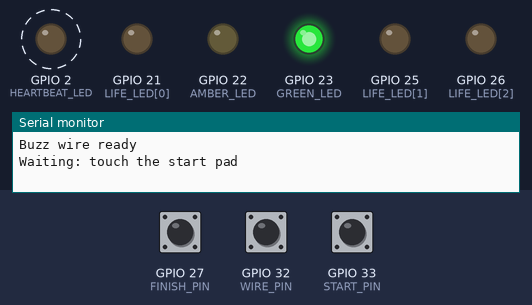
Bench run of a sketch on a simulated ESP32. Shown: output pins drawn as LEDs (lit = HIGH), the last lines printed to the serial monitor. Dashed ring = blinking. The inputs (shaded band) are chosen by the test bench; at power-on: GPIO 33 (START_PIN) HIGH, GPIO 27 (FINISH_PIN) HIGH, GPIO 32 (WIRE_PIN) HIGH. Random numbers use the default seed unless the sketch sets one.

Above: at 2.2 s.
2.3 s: GPIO 33 (START_PIN) pulled LOW for 0.15 s
At 3.0 s:
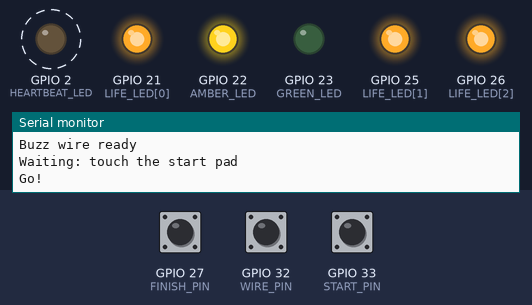
5.4 s: GPIO 27 (FINISH_PIN) pulled LOW for 0.15 s
At 5.77 s:
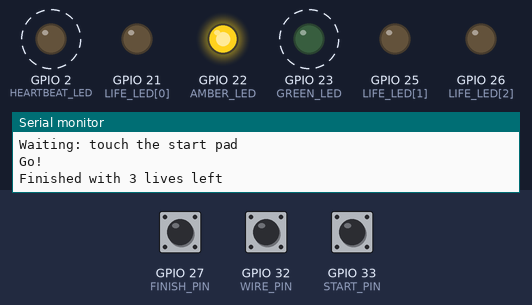
8.4 s: GPIO 33 (START_PIN) pulled LOW for 3.2 s
At 10.7 s:
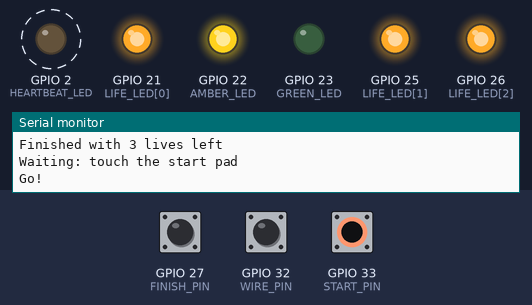
13.1 s: GPIO 32 (WIRE_PIN) pulled LOW for 0.15 s
At 14.6 s:
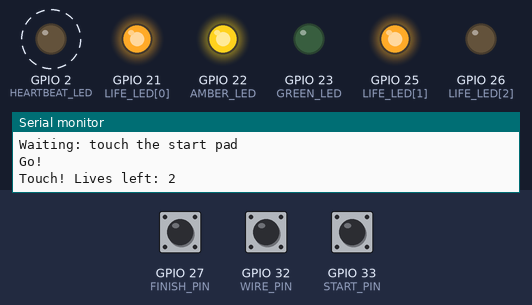
16.2 s: GPIO 32 (WIRE_PIN) pulled LOW for 3.2 s
At 17.4 s:
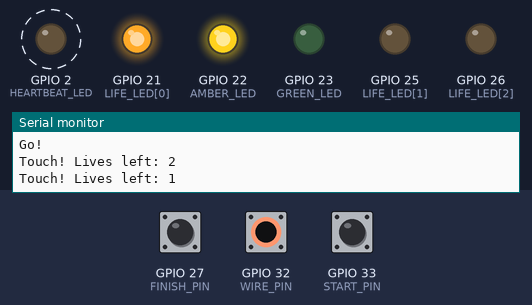
23.9 s: GPIO 33 (START_PIN) pulled LOW for 1 s
At 24.6 s:
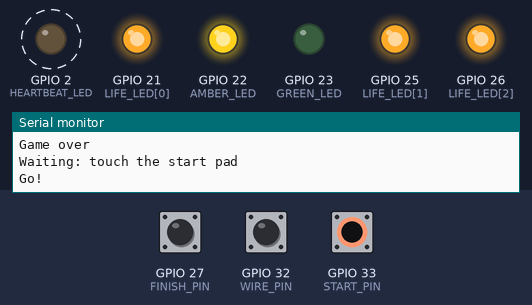
Timing chart, 0 to 28.9 s (numbered marks = the images above; inputs shaded):
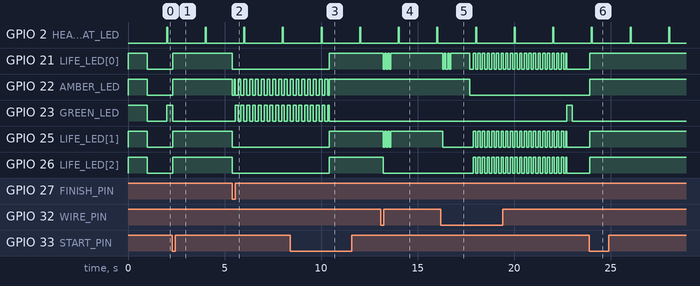

Measured:
- after the input at 2.3 s, GPIO 21 (LIFE_LED[0]), GPIO 22 (AMBER_LED), GPIO 25 (LIFE_LED[1]), GPIO 26 (LIFE_LED[2]): LOW → HIGH at once
- after the input at 5.4 s, GPIO 21 (LIFE_LED[0]), GPIO 25 (LIFE_LED[1]), GPIO 26 (LIFE_LED[2]): HIGH → LOW at once; GPIO 22 (AMBER_LED): goes LOW 0.10 s, HIGH 0.04 s, 9 × (LOW 0.15 s, HIGH 0.15 s), then LOW, starting at once; GPIO 23 (GREEN_LED): alternates HIGH for 0.15 s and LOW for 0.15 s, starting after 0.15 s
- after the input at 8.4 s, GPIO 21 (LIFE_LED[0]), GPIO 25 (LIFE_LED[1]), GPIO 26 (LIFE_LED[2]): LOW → HIGH after 2.0 s
- after the input at 13.1 s, GPIO 21 (LIFE_LED[0]), GPIO 25 (LIFE_LED[1]): alternates HIGH for 0.08 s and LOW for 0.08 s, 6 changes in all, then stays HIGH, starting after 0.11 s; GPIO 26 (LIFE_LED[2]): HIGH → LOW after 0.11 s
- after the input at 16.2 s, GPIO 22 (AMBER_LED): HIGH → LOW after 1.5 s; GPIO 23 (GREEN_LED): LOW → HIGH after 6.5 s, → LOW 0.29 s later
- after the input at 23.9 s, GPIO 21 (LIFE_LED[0]), GPIO 22 (AMBER_LED), GPIO 25 (LIFE_LED[1]), GPIO 26 (LIFE_LED[2]): LOW → HIGH at once
- by itself, GPIO 2 (HEARTBEAT_LED): alternates HIGH for 0.05 s and LOW for 1.9 s

The sketch:

buzz_wire.ino
```cpp
// Buzz Wire v1 (ESP32 DevKit V1 + DY-SV17F in I/O Independent mode 0)
// Touch the start pad to begin, get to the finish pad without touching the wire.
// 3 lives: each touch boos and puts out a red LED. Lose all 3: evil laugh. Reach the finish: cheer.
// Board: "DOIT ESP32 DEVKIT V1" (or "ESP32 Dev Module"). No libraries needed.

// ---------- Inputs (wand is GND, touching pulls these LOW) ----------
const byte WIRE_PIN   = 32;
const byte START_PIN  = 33;
const byte FINISH_PIN = 27;

// ---------- LEDs (330R to each anode, cathodes to GND) ----------
const byte GREEN_LED = 23;
const byte AMBER_LED = 22;
const byte LIFE_LED[3] = { 21, 25, 26 };
const byte HEARTBEAT_LED = 2;          // Blue LED on the ESP32 board

// ---------- DY-SV17F triggers (pull LOW briefly to play) ----------
const byte SND_BOO     = 19;           // IO0 -> 00001.mp3
const byte SND_CHEER   = 18;           // IO1 -> 00002.mp3
const byte SND_LAUGH   = 17;           // IO3 -> 00004.mp3
const byte SND_ATTRACT = 16;           // IO4 -> 00005.mp3

// ---------- Tuning ----------
const byte LIVES = 3;
const unsigned long GRACE_MS     = 1500;   // After a touch, ignore the wire this long
const unsigned long DEBOUNCE_MS  = 8;      // Touch must last this long to count
const unsigned long GAME_TIMEOUT = 90000;  // Abandoned game returns to waiting
const unsigned long ATTRACT_MIN  = 60000;  // "Come and play" every 1–3 minutes while waiting
const unsigned long ATTRACT_MAX  = 180000;

enum State { WAITING, PLAYING, WON, LOST };
State state = WAITING;
byte lives = LIVES;
unsigned long stateSince = 0, lastHit = 0, lastActivity = 0, nextAttract = 0;

void playSound(byte pin) {
  pinMode(pin, OUTPUT);
  digitalWrite(pin, LOW);
  delay(100);
  pinMode(pin, INPUT);                 // Release: the module's own pull-up takes it high
}

bool touching(byte pin) {              // LOW for DEBOUNCE_MS = a real touch
  if (digitalRead(pin) == HIGH) return false;
  delay(DEBOUNCE_MS);
  return digitalRead(pin) == LOW;
}

void showLives() {
  for (byte i = 0; i < LIVES; i++) digitalWrite(LIFE_LED[i], i < lives ? HIGH : LOW);
}

void allOff() {
  digitalWrite(GREEN_LED, LOW);
  digitalWrite(AMBER_LED, LOW);
  for (byte i = 0; i < LIVES; i++) digitalWrite(LIFE_LED[i], LOW);
}

void enter(State s) {
  state = s;
  stateSince = millis();
  allOff();
  switch (s) {
    case WAITING:
      Serial.println(F("Waiting: touch the start pad"));
      nextAttract = millis() + random(ATTRACT_MIN, ATTRACT_MAX);
      break;
    case PLAYING:
      Serial.println(F("Go!"));
      lives = LIVES;
      lastHit = lastActivity = millis();
      digitalWrite(AMBER_LED, HIGH);
      showLives();
      break;
    case WON:
      Serial.print(F("Finished with "));
      Serial.print(lives);
      Serial.println(F(" lives left"));
      playSound(SND_CHEER);
      break;
    case LOST:
      Serial.println(F("Game over"));
      playSound(SND_LAUGH);
      break;
  }
}

void setup() {
  Serial.begin(115200);
  pinMode(WIRE_PIN, INPUT_PULLUP);
  pinMode(START_PIN, INPUT_PULLUP);
  pinMode(FINISH_PIN, INPUT_PULLUP);
  pinMode(GREEN_LED, OUTPUT);
  pinMode(AMBER_LED, OUTPUT);
  for (byte i = 0; i < LIVES; i++) pinMode(LIFE_LED[i], OUTPUT);
  pinMode(HEARTBEAT_LED, OUTPUT);
  pinMode(SND_BOO, INPUT);             // Left as inputs so nothing plays at power-up
  pinMode(SND_CHEER, INPUT);
  pinMode(SND_LAUGH, INPUT);
  pinMode(SND_ATTRACT, INPUT);
  randomSeed(esp_random());

  // Lamp test: every LED on for 1 s
  digitalWrite(GREEN_LED, HIGH);
  digitalWrite(AMBER_LED, HIGH);
  for (byte i = 0; i < LIVES; i++) digitalWrite(LIFE_LED[i], HIGH);
  delay(1000);
  Serial.println(F("Buzz wire ready"));
  enter(WAITING);
}

void loop() {
  unsigned long now = millis();
  digitalWrite(HEARTBEAT_LED, (now % 2000) < 50);

  switch (state) {
    case WAITING:
      digitalWrite(GREEN_LED, (now % 2000) < 1000);   // Slow green blink
      if (touching(START_PIN)) enter(PLAYING);
      else if ((long)(now - nextAttract) >= 0) {
        playSound(SND_ATTRACT);
        nextAttract = now + random(ATTRACT_MIN, ATTRACT_MAX);
      }
      break;

    case PLAYING:
      if (touching(FINISH_PIN)) { enter(WON); break; }
      if (now - lastHit > GRACE_MS && touching(WIRE_PIN)) {
        lastHit = lastActivity = now;
        lives--;
        Serial.print(F("Touch! Lives left: "));
        Serial.println(lives);
        if (lives == 0) { enter(LOST); break; }
        playSound(SND_BOO);
        for (byte f = 0; f < 3; f++) {               // Flash the remaining lives
          for (byte i = 0; i < LIVES; i++) digitalWrite(LIFE_LED[i], LOW);
          delay(80);
          showLives();
          delay(80);
        }
      }
      if (touching(START_PIN)) lastActivity = now;   // Back at the start: still playing
      if (now - lastActivity > GAME_TIMEOUT) enter(WAITING);
      break;

    case WON:                                        // Green and amber flash for 5 s
      digitalWrite(GREEN_LED, (now / 150) % 2);
      digitalWrite(AMBER_LED, !((now / 150) % 2));
      if (now - stateSince > 5000) enter(WAITING);
      break;

    case LOST:                                       // All reds flash for 5 s
      for (byte i = 0; i < LIVES; i++) digitalWrite(LIFE_LED[i], (now / 120) % 2);
      if (now - stateSince > 5000) enter(WAITING);
      break;
  }
  delay(2);
}
```
